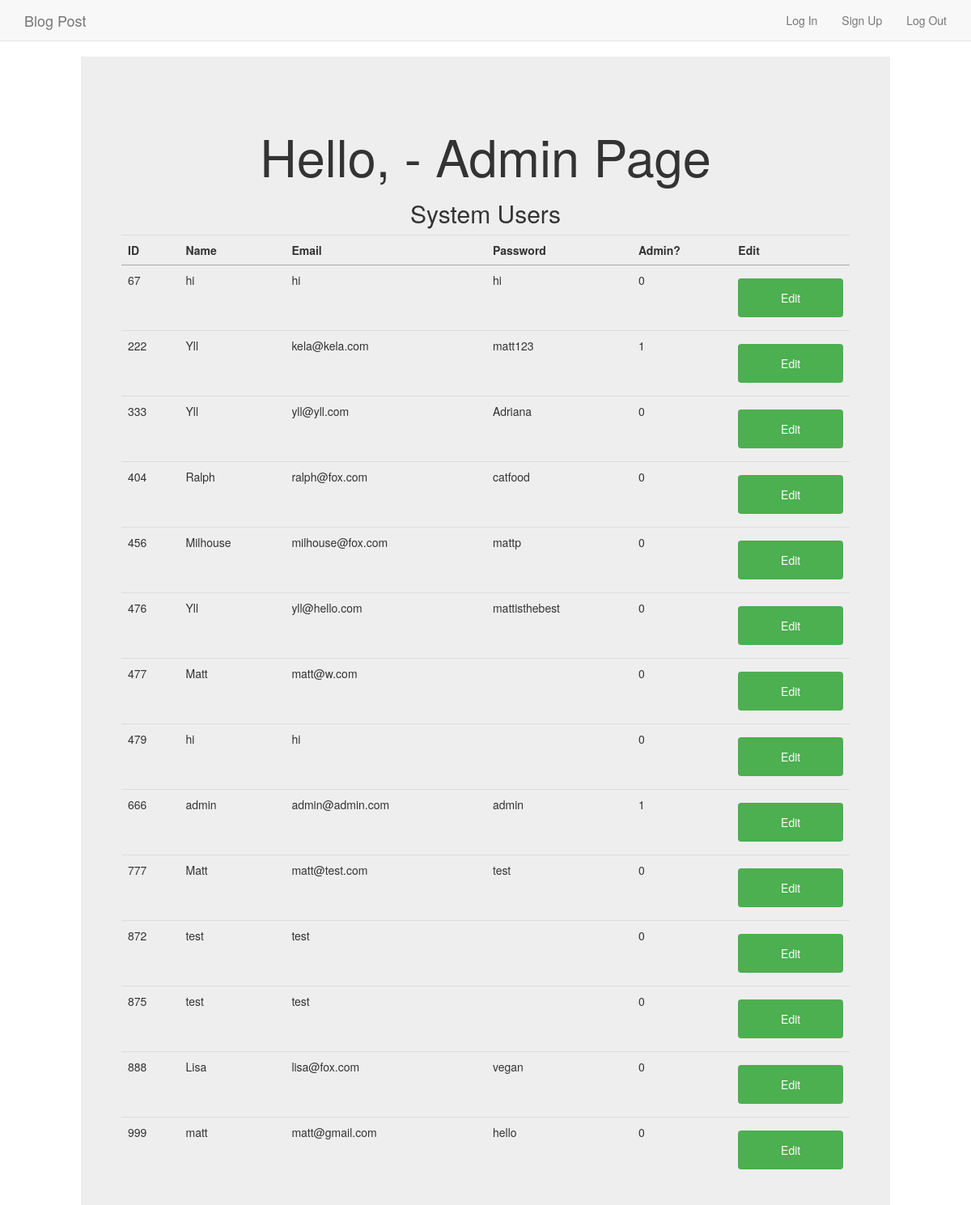
The app's page /admin.php, older data.
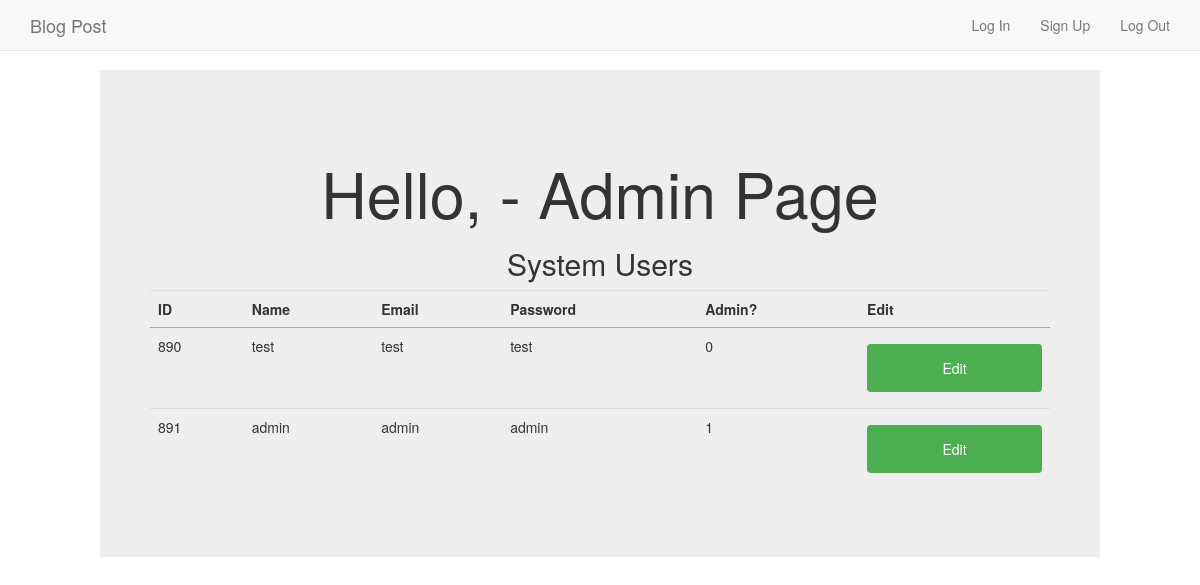
The same page, newer data.
### tables this page shows
CREATE TABLE `students` (
  `id` int(10) UNSIGNED NOT NULL,
  `name` varchar(32) DEFAULT NULL,
  `email` varchar(32) DEFAULT NULL,
  `pwd` varchar(16) DEFAULT NULL,
  `isAdmin` tinyint(1) NOT NULL
);

### admin.php (the view, shortened to what this page needs)
<!DOCTYPE html>
<html>
	<head>
		<link rel="stylesheet" href="https://maxcdn.bootstrapcdn.com/bootstrap/3.3.7/css/bootstrap.min.css">
		<link href="simpsons.css" type="text/css" rel="stylesheet" />
	</head>
	<body>
		<nav class="navbar navbar-default navbar-fixed-top">
      <div class="container">
        <div class="navbar-header">
          <a class="navbar-brand" href="start.php">Blog Post</a>
        </div>
        <div id="navbar" class="navbar-collapse collapse">
          <ul class="nav navbar-nav navbar-right">
            <li><a href="login.php">Log In</a></li>
            <li><a href="signup.php">Sign Up</a></li>
						<li><a href="start.php">Log Out</a></li>
          </ul>
        </div>
      </div>
    </nav>
		<div class = "jumbotron" >
			<div class = "table1" >
		<table class="table table-hover">
			<tr><th>ID</th><th>Name</th><th>Email</th><th>Password</th><th>Admin?</th><th>Edit</th></tr>
			<?php
			$name = $_SESSION["name"];
			?>
			<h1>Hello, <? print $name; ?> - Admin Page </h1>
			<h2> System Users </h2>
			<?
			$query = "SELECT *
			          FROM students";
			$db = new PDO("mysql:dbname=simpsons", "root", "");
			$db->setAttribute(PDO::ATTR_ERRMODE, PDO::ERRMODE_EXCEPTION);
			$rows = $db->query($query);
			foreach ($rows as $row) {
				?>
				<tr>
					<td>
						<?= $row["id"] ?>
					</td>
					<td>
						<?= $row["name"] ?>
					</td>
				<td>
					<?= $row["email"] ?>
				</td>
				<td>
					<?= $row["pwd"] ?>
				</td>
			<td>
				<?= $row["isAdmin"] ?>
			</td>
			<td>
				<form id="editInfo" action="edit_info.php" method="post" >
					<fieldset>
						<input type="submit" value="Edit" />
					</fieldset>
				</form>
			</td>
		</tr>
				<?php
			}
			?>
		</table>
	</div>
</div>
	</body>
</html>

### simpsons.css (style rules this page uses)
html { background-color: white; }
body { width: 1000px; height: 600px; margin: auto; padding-top: 70px; }
table th { border-bottom: 1px solid #aaa; text-align: left; }
table th, table td { padding-right: 1em; }
h1,h2 { text-align: center; }
.table1 { padding-left: 50px; padding-right: 50px; padding-top: 20px; }
input[type=submit] { width: 100%; background-color: #4CAF50; color: white; padding: 14px 20px; margin: 8px 0; border: none; border-radius: 4px; cursor: pointer; }

Row changes from the older to the newer data that the page shows:
removed students: id "67", name "hi", email "hi", pwd "hi", isAdmin "0"
removed students: id "222", name "Yll", email "kela@kela.com", pwd "matt123", isAdmin "1"
removed students: id "333", name "Yll", email "yll@yll.com", pwd "Adriana", isAdmin "0"
removed students: id "404", name "Ralph", email "ralph@fox.com", pwd "catfood", isAdmin "0"
removed students: id "456", name "Milhouse", email "milhouse@fox.com", pwd "mattp", isAdmin "0"
removed students: id "476", name "Yll", email "yll@hello.com", pwd "mattisthebest", isAdmin "0"
removed students: id "477", name "Matt", email "matt@w.com", isAdmin "0"
removed students: id "479", name "hi", email "hi", isAdmin "0"
removed students: id "666", name "admin", email "admin@admin.com", pwd "admin", isAdmin "1"
removed students: id "777", name "Matt", email "matt@test.com", pwd "test", isAdmin "0"
removed students: id "872", name "test", email "test", isAdmin "0"
removed students: id "875", name "test", email "test", isAdmin "0"
removed students: id "888", name "Lisa", email "lisa@fox.com", pwd "vegan", isAdmin "0"
removed students: id "999", name "matt", email "matt@gmail.com", pwd "hello", isAdmin "0"
added students: id "890", name "test", email "test", pwd "test", isAdmin "0"
added students: id "891", name "admin", email "admin", pwd "admin", isAdmin "1"
